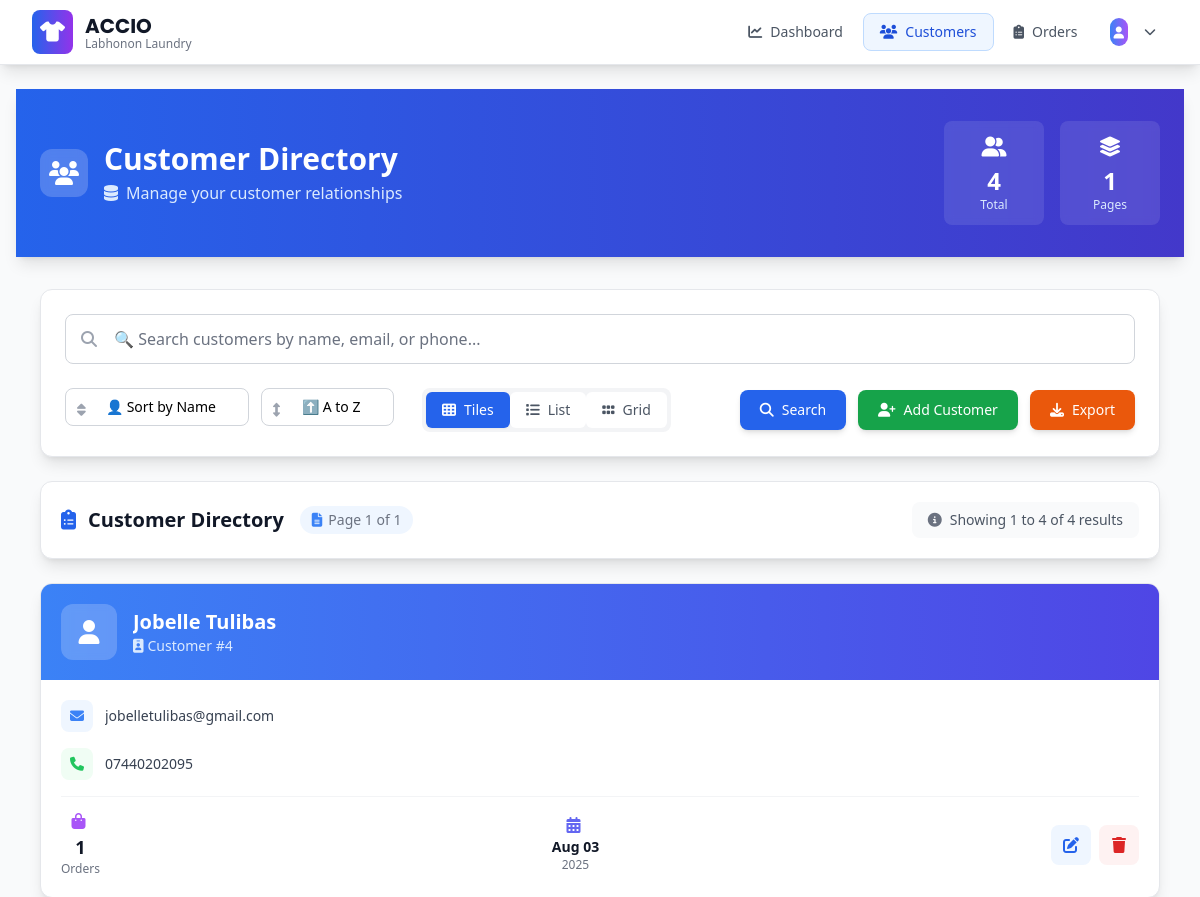
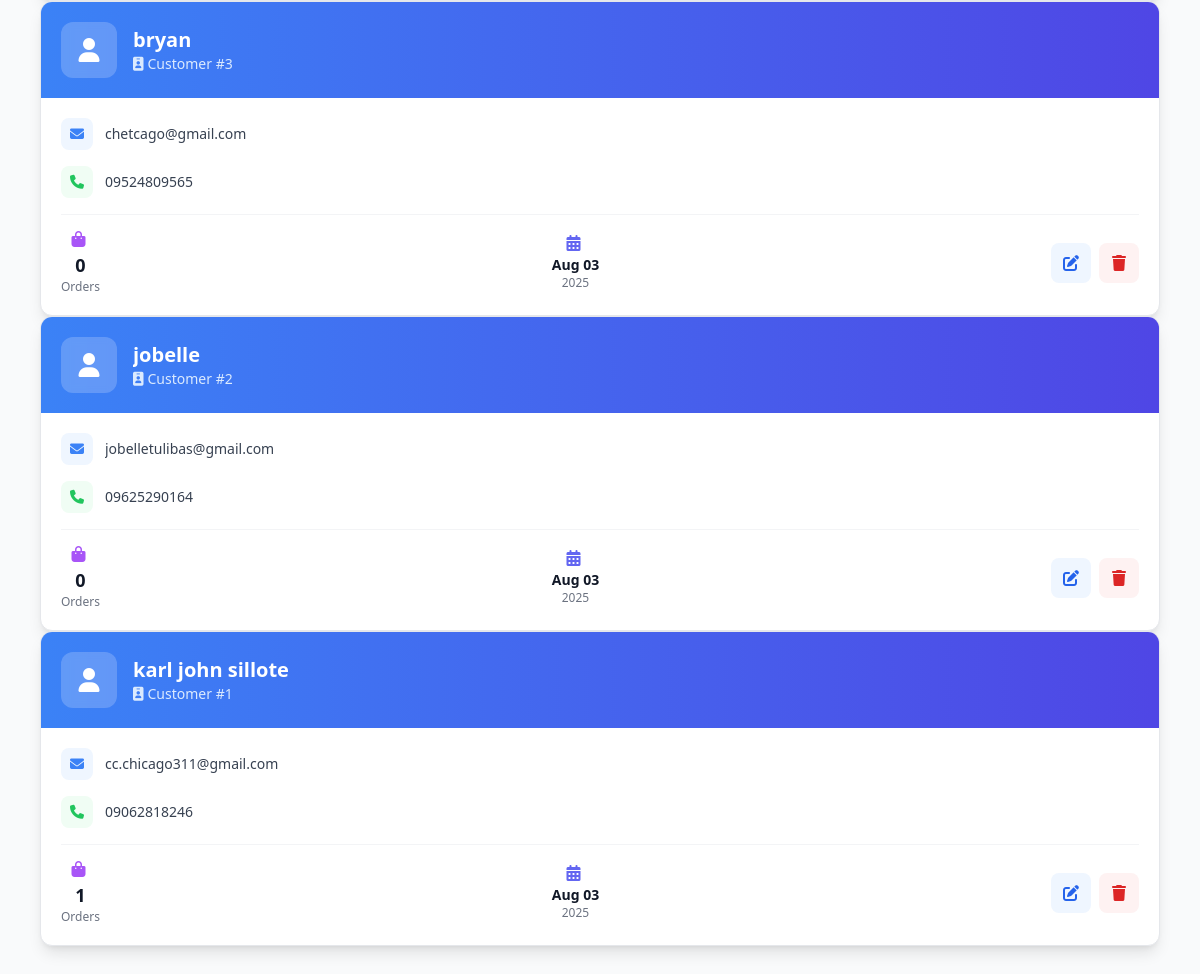
Screenshot of /customer/list (signed in) with the database file from the repository (2 pictures, top to bottom).
### app/models.py (models this page shows)
class Customer(db.Model):
    id = db.Column(db.Integer, primary_key=True)
    full_name = db.Column(db.String(150))
    email = db.Column(db.String(150))
    phone = db.Column(db.String(20))
    date_created = db.Column(db.DateTime, default=datetime.utcnow)
    orders = db.relationship('Order', backref='customer', lazy=True)

### app/customer.py (the view, shortened to what this page needs)
@customer.route('/list')
@login_required
def list_customers():
    search_query = request.args.get('search', '').strip()
    page = request.args.get('page', 1, type=int)
    per_page = 10  # Fixed limit of 10 customers per page
    sort_by = request.args.get('sort_by', 'name')  # name, email, date_created
    sort_order = request.args.get('sort_order', 'asc')  # asc, desc
    query = Customer.query
    if sort_by == 'name':
        if sort_order == 'desc':
            query = query.order_by(Customer.full_name.desc())
        else:
            query = query.order_by(Customer.full_name.asc())
    elif sort_by == 'email':
        if sort_order == 'desc':
            query = query.order_by(Customer.email.desc())
        else:
            query = query.order_by(Customer.email.asc())
    elif sort_by == 'date_created':
        if sort_order == 'desc':
            query = query.order_by(Customer.date_created.desc())
        else:
            query = query.order_by(Customer.date_created.asc())
    else:  # Default to name
        query = query.order_by(Customer.full_name.asc())
    customers = query.paginate(
        page=page,
        per_page=per_page,
        error_out=False
    )
    total_customers = Customer.query.count()
    return render_template("customer_list.html",
                         user=current_user,
                         customers=customers,
                         total_customers=total_customers,
                         search_query=search_query,
                         sort_by=sort_by,
                         sort_order=sort_order)

### app/templates/customer_list.html (shortened to what this page needs)
{% extends "base.html" %}
{% block content %}
<div class="min-h-screen bg-gray-50">
    <div class="bg-gradient-to-r from-blue-600 to-indigo-700 shadow-lg">
        <div class="max-w-7xl mx-auto px-6 py-8">
            <div class="flex items-center justify-between">
                <div class="flex items-center space-x-4">
                    <div class="w-12 h-12 bg-white/20 backdrop-blur-sm rounded-xl flex items-center justify-center">
                        <i class="fas fa-users text-2xl text-white"></i>
                    </div>
                    <div>
                        <h1 class="text-3xl font-bold text-white">Customer Directory</h1>
                        <p class="text-blue-100 flex items-center mt-1">
                            <i class="fas fa-database mr-2"></i>
                            Manage your customer relationships
                        </p>
                    </div>
                </div>
                <div class="hidden md:flex space-x-4">
                    <div class="bg-white/10 backdrop-blur-sm rounded-lg px-4 py-3 text-center min-w-[100px]">
                        <div class="flex items-center justify-center mb-1">
                            <i class="fas fa-user-friends text-xl text-white"></i>
                        </div>
                        <div class="text-2xl font-bold text-white">{{ total_customers }}</div>
                        <div class="text-xs text-blue-100">Total</div>
                    </div>
                    <div class="bg-white/10 backdrop-blur-sm rounded-lg px-4 py-3 text-center min-w-[100px]">
                        <div class="flex items-center justify-center mb-1">
                            <i class="fas fa-layer-group text-xl text-white"></i>
                        </div>
                        <div class="text-2xl font-bold text-white">{{ customers.pages if customers.pages else 1 }}</div>
                        <div class="text-xs text-blue-100">Pages</div>
                    </div>
                </div>
            </div>
        </div>
    </div>
    <div class="max-w-7xl mx-auto px-6 py-8">
        <div class="bg-white rounded-xl shadow-lg border border-gray-200 p-6 mb-6">
            <form method="GET" action="{{ url_for('customer.list_customers') }}" class="space-y-6">
                <div class="relative">
                    <div class="absolute inset-y-0 left-0 pl-4 flex items-center pointer-events-none">
                    </div>
                    <input type="text"
                           name="search"
                           value="{{ search_query }}"
                           placeholder="🔍 Search customers by name, email, or phone..."
                           class="block w-full pl-12 pr-4 py-3 border border-gray-300 rounded-lg text-gray-900 placeholder-gray-500 focus:outline-none focus:ring-2 focus:ring-blue-500 focus:border-transparent transition-all duration-200">
                </div>
                <div class="flex flex-col lg:flex-row gap-4 items-center justify-between">
                    <div class="flex flex-wrap gap-3">
                        <div class="relative">
                            <i class="fas fa-sort absolute left-3 top-1/2 transform -translate-y-1/2 text-gray-400 text-sm"></i>
                            <select name="sort_by"
                                    class="pl-10 pr-8 py-2 text-sm border border-gray-300 bg-white rounded-lg focus:outline-none focus:ring-2 focus:ring-blue-500 focus:border-transparent appearance-none cursor-pointer">
                                <option value="name" {% if sort_by == 'name' %}selected{% endif %}>👤 Sort by Name</option>
                            </select>
                        </div>
                        <div class="relative">
                            <i class="fas fa-arrows-alt-v absolute left-3 top-1/2 transform -translate-y-1/2 text-gray-400 text-sm"></i>
                            <select name="sort_order"
                                    class="pl-10 pr-8 py-2 text-sm border border-gray-300 bg-white rounded-lg focus:outline-none focus:ring-2 focus:ring-blue-500 focus:border-transparent appearance-none cursor-pointer">
                                <option value="asc" {% if sort_order == 'asc' %}selected{% endif %}>⬆️ A to Z</option>
                            </select>
                        </div>
                        <div class="flex bg-gray-100 rounded-lg p-1 ml-4">
                            <button type="button" onclick="setView('tiles')" id="view-tiles"
                                    class="px-4 py-2 text-sm font-medium rounded-md transition-all duration-200 bg-white text-gray-900 shadow-sm flex items-center space-x-2">
                                <i class="fas fa-th"></i>
                                <span>Tiles</span>
                            </button>
                            <button type="button" onclick="setView('content')" id="view-content"
                                    class="px-4 py-2 text-sm font-medium rounded-md transition-all duration-200 text-gray-600 hover:text-gray-900 flex items-center space-x-2">
                                <i class="fas fa-list"></i>
                                <span>List</span>
                            </button>
                            <button type="button" onclick="setView('blocks')" id="view-blocks"
                                    class="px-4 py-2 text-sm font-medium rounded-md transition-all duration-200 text-gray-600 hover:text-gray-900 flex items-center space-x-2">
                                <i class="fas fa-grip-horizontal"></i>
                                <span>Grid</span>
                            </button>
                        </div>
                    </div>
                    <div class="flex gap-3">
                        <button type="submit"
                                class="inline-flex items-center px-5 py-2.5 bg-blue-600 hover:bg-blue-700 text-white text-sm font-medium rounded-lg focus:outline-none focus:ring-2 focus:ring-blue-500 focus:ring-offset-2 transition-all duration-200 shadow-md hover:shadow-lg">
                            <i class="fas fa-search mr-2"></i>
                            Search
                        </button>
                        <a href="{{ url_for('customer.add_customer') }}"
                           class="inline-flex items-center px-5 py-2.5 bg-green-600 hover:bg-green-700 text-white text-sm font-medium rounded-lg focus:outline-none focus:ring-2 focus:ring-green-500 focus:ring-offset-2 transition-all duration-200 shadow-md hover:shadow-lg">
                            <i class="fas fa-user-plus mr-2"></i>
                            Add Customer
                        </a>
                        <button type="button"
                                onclick="exportCustomers()"
                                class="inline-flex items-center px-5 py-2.5 bg-orange-600 hover:bg-orange-700 text-white text-sm font-medium rounded-lg focus:outline-none focus:ring-2 focus:ring-orange-500 focus:ring-offset-2 transition-all duration-200 shadow-md hover:shadow-lg">
                            <i class="fas fa-download mr-2"></i>
                            Export
                        </button>
                    </div>
                </div>
            </form>
        </div>
        {% if customers.items %}
        <div class="bg-white rounded-xl shadow-lg border border-gray-200 p-5 mb-6">
            <div class="flex items-center justify-between">
                <h3 class="text-xl font-semibold text-gray-900 flex items-center">
                    <i class="fas fa-clipboard-list text-blue-600 mr-3"></i>
                    Customer Directory
                    <span class="ml-4 text-sm font-normal text-gray-500 bg-blue-50 px-3 py-1 rounded-full flex items-center">
                        <i class="fas fa-file-alt mr-1.5 text-blue-500"></i>
                        Page {{ customers.page }} of {{ customers.pages }}
                    </span>
                </h3>
                <div class="flex items-center text-sm text-gray-600 bg-gray-50 px-4 py-2 rounded-lg">
                    <i class="fas fa-info-circle mr-2 text-gray-500"></i>
                    Showing {{ ((customers.page - 1) * 10) + 1 }} to {{ ((customers.page - 1) * 10) + customers.items|length }} of {{ customers.total }} results
                </div>
            </div>
        </div>
        <div id="tiles-view" class="grid grid-cols-1 md:grid-cols-2 lg:grid-cols-3 gap-6 mb-8">
            {% for customer in customers.items %}
            <div class="bg-white rounded-xl shadow-lg border border-gray-200 hover:shadow-xl transition-all duration-300 overflow-hidden group">
                <div class="bg-gradient-to-r from-blue-500 to-indigo-600 p-5">
                    <div class="flex items-center space-x-4">
                        <div class="w-14 h-14 bg-white/20 backdrop-blur-sm rounded-xl flex items-center justify-center">
                            <i class="fas fa-user text-2xl text-white"></i>
                        </div>
                        <div class="flex-1 min-w-0">
                            <h3 class="text-xl font-bold text-white truncate">{{ customer.full_name }}</h3>
                            <p class="text-blue-100 text-sm flex items-center">
                                <i class="fas fa-id-badge mr-1"></i>
                                Customer #{{ customer.id }}
                            </p>
                        </div>
                    </div>
                </div>
                <div class="p-5 space-y-4">
                    {% if customer.email %}
                    <div class="flex items-center text-sm group-hover:text-blue-600 transition-colors duration-200">
                        <div class="w-8 h-8 bg-blue-50 rounded-lg flex items-center justify-center mr-3">
                            <i class="fas fa-envelope text-blue-500"></i>
                        </div>
                        <a href="mailto:{{ customer.email }}" class="text-gray-700 hover:text-blue-600 truncate font-medium">
                            {{ customer.email }}
                        </a>
                    </div>
                    {% endif %}
                    {% if customer.phone %}
                    <div class="flex items-center text-sm group-hover:text-green-600 transition-colors duration-200">
                        <div class="w-8 h-8 bg-green-50 rounded-lg flex items-center justify-center mr-3">
                            <i class="fas fa-phone text-green-500"></i>
                        </div>
                        <a href="tel:{{ customer.phone }}" class="text-gray-700 hover:text-green-600 font-medium">
                            {{ customer.phone }}
                        </a>
                    </div>
                    {% endif %}
                    <div class="flex justify-between items-center pt-4 border-t border-gray-100">
                        <div class="text-center">
                            <div class="flex items-center justify-center mb-1">
                                <i class="fas fa-shopping-bag text-purple-500 mr-1"></i>
                            </div>
                            <div class="text-lg font-bold text-gray-900">{{ customer.orders|length }}</div>
                            <div class="text-xs text-gray-500">Orders</div>
                        </div>
                        <div class="text-center">
                            <div class="flex items-center justify-center mb-1">
                                <i class="fas fa-calendar-alt text-indigo-500 mr-1"></i>
                            </div>
                            <div class="text-sm font-semibold text-gray-900">{{ customer.date_created.strftime('%b %d') }}</div>
                            <div class="text-xs text-gray-500">{{ customer.date_created.strftime('%Y') }}</div>
                        </div>
                        <div class="flex space-x-2">
                            <a href="{{ url_for('customer.edit_customer', id=customer.id) }}"
                               class="w-10 h-10 bg-blue-50 hover:bg-blue-100 rounded-lg flex items-center justify-center transition-all duration-200 group">
                                <i class="fas fa-edit text-blue-600 group-hover:scale-110 transition-transform duration-200"></i>
                            </a>
                            <button class="delete-btn w-10 h-10 bg-red-50 hover:bg-red-100 rounded-lg flex items-center justify-center transition-all duration-200 group"
                                    data-customer-id="{{ customer.id }}"
                                    data-customer-name="{{ customer.full_name }}">
                                <i class="fas fa-trash text-red-600 group-hover:scale-110 transition-transform duration-200"></i>
                            </button>
                        </div>
                    </div>
                </div>
            </div>
            {% endfor %}
        </div>
        {% endif %}
    </div>
</div>
{% endblock %}

### rows the page displays
Customer: full_name "Jobelle Tulibas", id "4", email "jobelletulibas@gmail.com", phone "07440202095", orders|length "1", date_created "Aug 03", date_created "2025"
Customer: full_name "bryan", id "3", email "chetcago@gmail.com", phone "09524809565", orders|length "0", date_created "Aug 03", date_created "2025"
Customer: full_name "jobelle", id "2", email "jobelletulibas@gmail.com", phone "09625290164", orders|length "0", date_created "Aug 03", date_created "2025"
Customer: full_name "karl john sillote", id "1", email "cc.chicago311@gmail.com", phone "09062818246", orders|length "1", date_created "Aug 03", date_created "2025"

### other values shown
{{ total_customers }} "4"
{{ customers.pages if customers.pages else 1 }} "1"
{{ customers.page }} "1"
{{ customers.pages }} "1"
{{ ((customers.page - 1) * 10) + 1 }} "1"
{{ ((customers.page - 1) * 10) + customers.items|length }} "4"
{{ customers.total }} "4"
